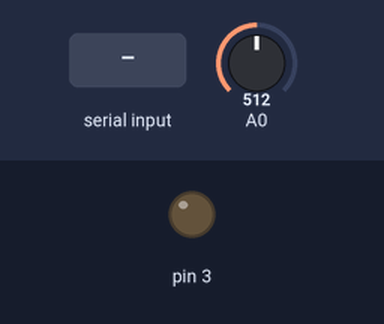
The sketch below on a simulated Arduino Uno, built with avr-gcc and run on an emulated ATmega328P. Shown: output pins drawn as LEDs (lit = HIGH). The test bench sets the inputs (shaded band); at power-on: A0 = 512. What the sketch prints to the serial monitor is not drawn.

Above: at 1.2 s.
1.3 s: "a" received over Serial
At 2.5 s:
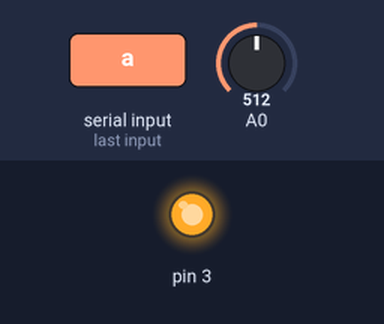
2.8 s: "b" received over Serial
At 3.5 s:
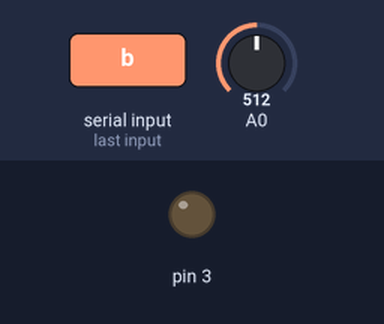
Timing chart, 0 to 5.8 s (numbered marks = the images above; inputs shaded):
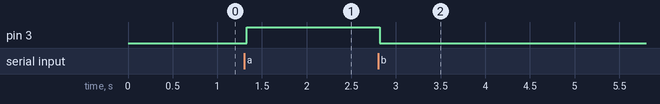

Measured:
- after the input at 1.3 s, pin 3: LOW → HIGH at once
- after the input at 2.8 s, pin 3: HIGH → LOW at once

The sketch:

arduino.ino
```cpp
//https://github.com/bentalebahmed/BlueUnity

int pot;


void setup() {
  Serial.begin(9600);
  pinMode(3,OUTPUT);
}

void loop() {
  pot = analogRead(A0);
  Serial.println(pot);
  delay(40);

}
void serialEvent()
{
  while(Serial.available()>0)
  {
    char caracterDeEntrada = Serial.read();
    if(caracterDeEntrada == 'a')
    {
        digitalWrite(3,HIGH);

      }
      if(caracterDeEntrada == 'b')
    {
        digitalWrite(3,LOW);

     }
    }
 }
```
